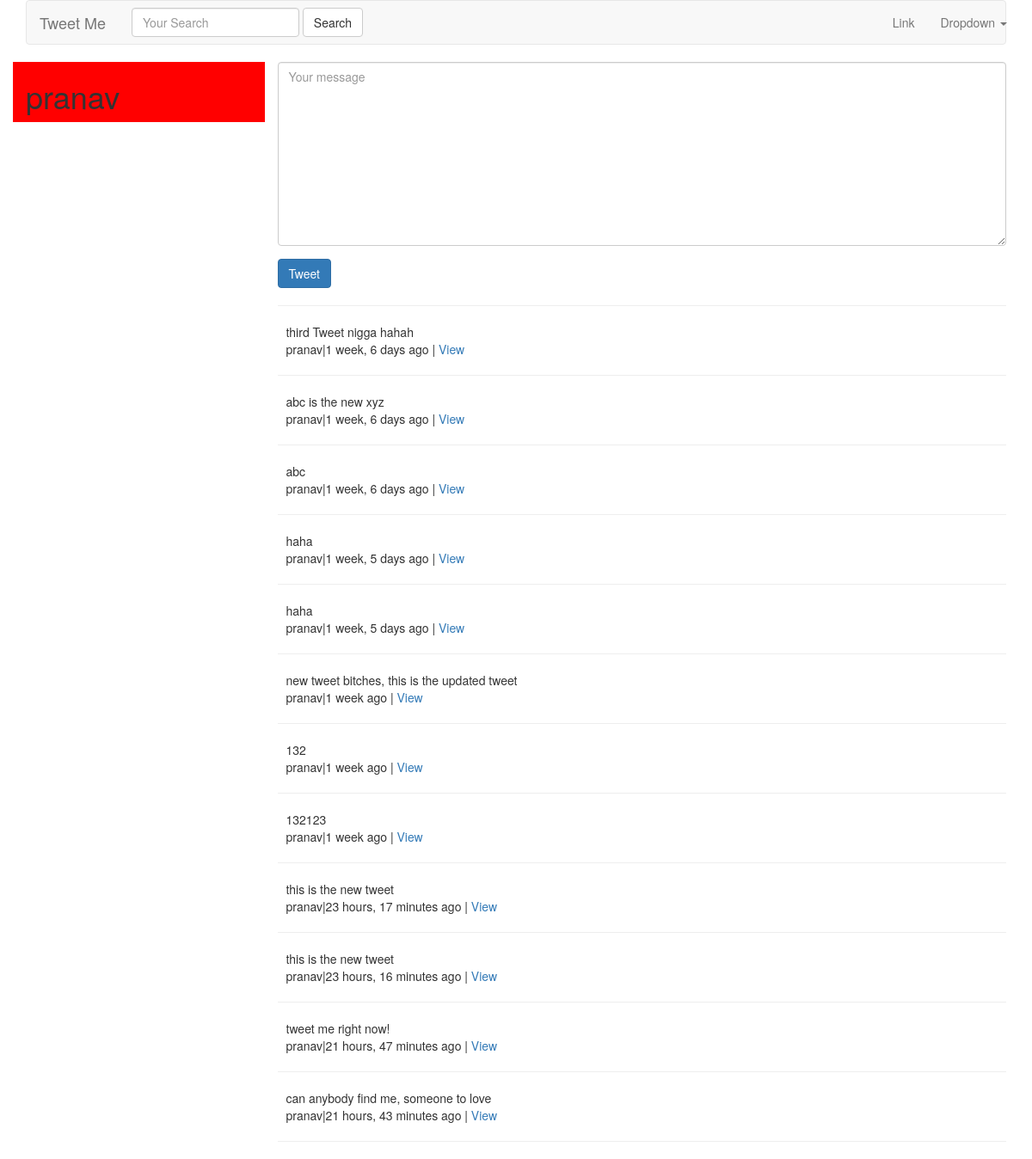
The app's page / (signed in) with its own data.
### tweets/models.py (models this page shows, shortened)
class Tweet(models.Model):
	user = models.ForeignKey(settings.AUTH_USER_MODEL)
	content = models.CharField(max_length = 140,validators = [validate_content])
	updated = models.DateTimeField(auto_now= True)
	timestamp = models.DateTimeField(auto_now_add = True)
	def get_absolute_url(self):
		return reverse('tweet:detail',kwargs={"pk":self.pk})

### tweets/views.py (the view)
# urls.py: url(r'^$',TweetListView.as_view(),name = 'home'),
class TweetListView(ListView):
	template_name = 'tweets/list_view.html'
	def get_queryset(self,*args,**kwargs):
		qs = Tweet.objects.all()
		print(self.request.GET)
		query = self.request.GET.get('q',None)
		if query is not None:
			qs = qs.filter(Q(content__icontains = query) | Q(user__username__icontains = query))
		return qs
	def get_context_data(self,*args,**kwargs):
		context = super(TweetListView,self).get_context_data(*args,**kwargs)
		context['create_form'] = TweetModelForm()
		context['create_url'] = reverse_lazy('tweet:create')
		return context

### tweets/forms.py
class TweetModelForm(forms.ModelForm):
	content = forms.CharField(label = "",widget = forms.Textarea(attrs = {'placeholder':'Your message','class':'form-control'}))
	class Meta:
		model = Tweet
		fields = [
			'content'
		]

### tweets/templates/tweets/list_view.html (shortened to what this page needs)
{% extends "base.html" %}
{% block content %}
<div class="row">
	<div class="col-sm-3 col-xs-12" style="background-color: red">
		<h1>{{request.user}}</h1>
	</div>
	<div class="col-sm-9">
		{% if not request.GET.q %}
			<div>
				{% include "tweets/forms.html" with form=create_form action_url=create_url btn_title='Tweet' %}
			</div>
		{% endif %}
		<hr>
		{% for object in object_list %}
			<div class="media">
			  <div class="media-left">
			  </div>
			  <div class="media-body">
				{{object.content}}<br/>
				{{object.user}}|{{object.timestamp|timesince}} ago | <a href="{{object.get_absolute_url}}">View</a>
			   </div>
			</div>
			<hr/>
		{% empty %}
			{% if request.GET.q %}
				<p>No tweets Found</p>
			{% else %}
				<p>No Tweets yet.</p>
			{% endif %}
		{% endfor %}
	</div>
</div>
{% endblock content %}

### records on screen
Tweet: content "third Tweet nigga hahah", user "pranav", timestamp "1 week, 6 days"
Tweet: content "abc is the new xyz", user "pranav", timestamp "1 week, 6 days"
Tweet: content "abc", user "pranav", timestamp "1 week, 6 days"
Tweet: content "haha", user "pranav", timestamp "1 week, 5 days"
Tweet: content "haha", user "pranav", timestamp "1 week, 5 days"
Tweet: content "new tweet bitches, this is the updated tweet", user "pranav", timestamp "1 week"
Tweet: content "132", user "pranav", timestamp "1 week"
Tweet: content "132123", user "pranav", timestamp "1 week"
Tweet: content "this is the new tweet", user "pranav", timestamp "23 hours, 17 minutes"
Tweet: content "this is the new tweet", user "pranav", timestamp "23 hours, 16 minutes"
Tweet: content "tweet me right now!", user "pranav", timestamp "21 hours, 47 minutes"
Tweet: content "can anybody find me, someone to love", user "pranav", timestamp "21 hours, 43 minutes"

### other values on screen
{{ request.user }} "pranav"
